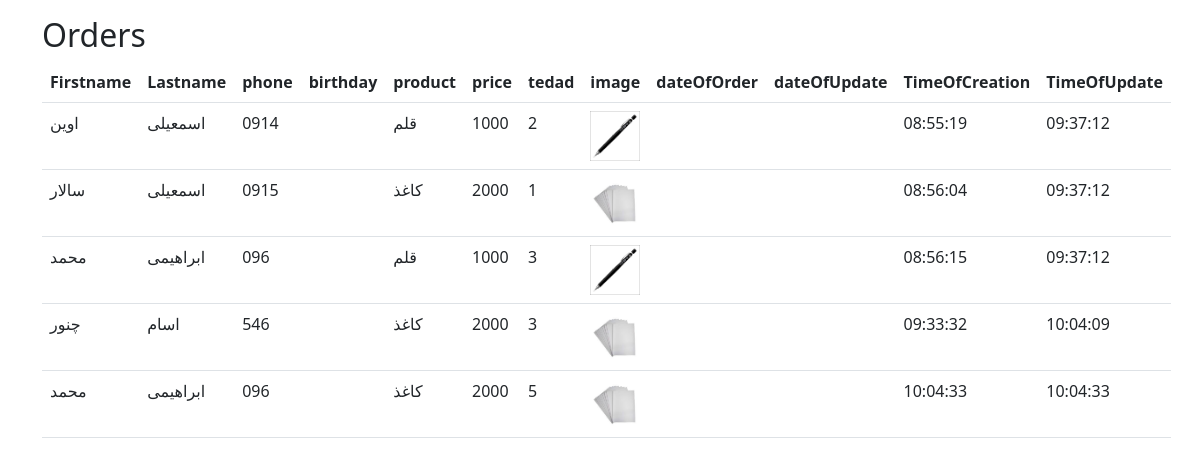
The page / on the database its author committed.
### mysite/models.py (models this page shows, shortened)
class OrderProduct(models.Model):
    customer = models.ForeignKey(Customer, on_delete=models.PROTECT, verbose_name='مشتری')
    product = models.ForeignKey(Product, on_delete=models.PROTECT, verbose_name='کالا')
    tedaad = models.IntegerField(verbose_name='تعداد')
    price = models.IntegerField(verbose_name='قیمت')
    price_all = models.IntegerField(verbose_name='قیمت کل')
    date_sabt = models.DateTimeField(auto_now_add=True, verbose_name='تاریخ ایجاد')
    date_update = models.DateTimeField(auto_now=True, verbose_name='تاریخ بروزرسانی')
    class Meta:
        verbose_name = 'سفارش'
        verbose_name_plural = 'سفارشات'
        db_table = 'order'
    def get_jalali_date_sabt(self):
        return date2jalali(self.date_sabt)
    def get_jalali_date_update(self):
        return date2jalali(self.date_update)
    def get_time_create_at(self):
        return self.date_sabt.strftime('%H:%M:%S')
    def get_time_update(self):
        return self.date_update.strftime('%H:%M:%S')
    get_jalali_date_sabt.short_description = 'تاریخ ایجاد'
    get_jalali_date_update.short_description = 'تاریخ بروزرسانی'
    get_time_create_at.short_description = 'زمان ایجاد'
    get_time_update.short_description = 'زمان آپدیت'

class Customer(models.Model):
    customer_name = models.CharField(max_length=20, verbose_name='نام مشتری')
    customer_family = models.CharField(max_length=30, verbose_name='نام خانوادگی مشتری')
    customer_phone = models.CharField(max_length=11, verbose_name='شماره تماس مشتری')
    customer_birthday = models.DateTimeField(verbose_name='تاریخ تولد مشتری')
    class Meta:
        verbose_name = 'مشتری'
        verbose_name_plural = 'مشتریان'
        db_table = 'customer'
    def get_jalali_date_birthday(self):
        return date2jalali(self.customer_birthday)
    get_jalali_date_birthday.short_description = 'تاریخ تولد'

class Product(models.Model):
    product_name = models.CharField(max_length=15, verbose_name='نام محصول')
    product_price = models.IntegerField(verbose_name='قیمت محصول')
    product_image = models.ImageField(upload_to='product_img', null=True, blank=True, verbose_name='عکس_محصول')
    class Meta:
        verbose_name = 'محصول'
        verbose_name_plural = 'محصولات'
        db_table = 'product'
    def image_tag(self):
        return mark_safe('<img src="%s" width="50"  />' % self.product_image.url)
    image_tag.short_description = 'عکس محصول'

### mysite/views.py (the view)
# urls.py: path('', views.home, name='home'),
def home(request):
    orders = OrderProduct.objects.all()
    return render(request, 'mysite/index.html', {'orders': orders})

### mysite/templates/mysite/index.html (shortened to what this page needs)
<!DOCTYPE html>
<html lang="en">
<head>
  <link href="https://cdn.jsdelivr.net/npm/bootstrap@5.2.3/dist/css/bootstrap.min.css" rel="stylesheet">
</head>
<body>
<div class="container mt-3">
  <h2>Orders</h2>
  <table class="table">
    <thead>
      <tr>
        <th>Firstname</th>
        <th>Lastname</th>
        <th>phone</th>
        <th>birthday</th>
        <th>product</th>
        <th>price</th>
        <th>tedad</th>
        <th>image</th>
        <th>dateOfOrder</th>
        <th>dateOfUpdate</th>
        <th>TimeOfCreation</th>
        <th>TimeOfUpdate</th>
      </tr>
    </thead>
    <tbody>
        {% for order in orders %}
          <tr>
            <td>{{ order.customer.customer_name }}</td>
            <td>{{ order.customer.customer_family }}</td>
            <td>{{ order.customer.customer_phone}}</td>
            <td>{{ order.customer.get_jalali_date_birthday}}</td>
            <td>{{ order.product.product_name}}</td>
            <td>{{ order.product.product_price}}</td>
            <td>{{ order.tedaad}}</td>
            <td>{{ order.product.image_tag}}</td>
            <td>{{ order.get_jalali_date_sabt}}</td>
            <td>{{ order.get_jalali_date_update}}</td>
            <td>{{ order.get_time_create_at}}</td>
            <td>{{ order.get_time_update}}</td>
          </tr>
        {% endfor %}
    </tbody>
  </table>
</div>
</body>
</html>

### rows shown on the page
OrderProduct: customer.customer_name "اوین", customer.customer_family "اسمعیلی", customer.customer_phone "0914", product.product_name "قلم", product.product_price "1000", tedaad "2", product.image_tag (picture), get_time_create_at "08:55:19", get_time_update "09:37:12"
OrderProduct: customer.customer_name "سالار", customer.customer_family "اسمعیلی", customer.customer_phone "0915", product.product_name "کاغذ", product.product_price "2000", tedaad "1", product.image_tag (picture), get_time_create_at "08:56:04", get_time_update "09:37:12"
OrderProduct: customer.customer_name "محمد", customer.customer_family "ابراهیمی", customer.customer_phone "096", product.product_name "قلم", product.product_price "1000", tedaad "3", product.image_tag (picture), get_time_create_at "08:56:15", get_time_update "09:37:12"
OrderProduct: customer.customer_name "چنور", customer.customer_family "اسام", customer.customer_phone "546", product.product_name "کاغذ", product.product_price "2000", tedaad "3", product.image_tag (picture), get_time_create_at "09:33:32", get_time_update "10:04:09"
OrderProduct: customer.customer_name "محمد", customer.customer_family "ابراهیمی", customer.customer_phone "096", product.product_name "کاغذ", product.product_price "2000", tedaad "5", product.image_tag (picture), get_time_create_at "10:04:33", get_time_update "10:04:33"
